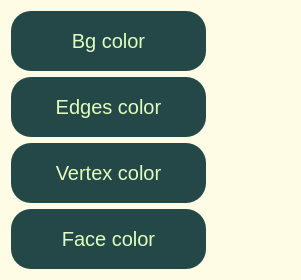
         <widget class="QGroupBox" name="gpbx_Colors">
          <property name="sizePolicy">
           <sizepolicy hsizetype="Preferred" vsizetype="Expanding">
            <horstretch>0</horstretch>
            <verstretch>0</verstretch>
           </sizepolicy>
          </property>
          <property name="minimumSize">
           <size>
            <width>301</width>
            <height>280</height>
           </size>
          </property>
          <property name="styleSheet">
           <string notr="true">QGroupBox{
background-color: rgb(255, 252, 229);
color: rgb(36, 36, 36);
font-size: 18px;
border-style: outset;
border-width:0px;
border-radius: 0px;
border-color: rgb(71, 94, 76)
}</string>
          </property>
          <property name="title">
           <string/>
          </property>
          <layout class="QVBoxLayout" name="verticalLayout_14">
           <item>
            <layout class="QVBoxLayout" name="verticalLayout_2">
             <item>
              <layout class="QHBoxLayout" name="horizontalLayout" stretch="5,2">
               <item>
                <widget class="QPushButton" name="btn_BgColor">
                 <property name="sizePolicy">
                  <sizepolicy hsizetype="Expanding" vsizetype="Expanding">
                   <horstretch>0</horstretch>
                   <verstretch>0</verstretch>
                  </sizepolicy>
                 </property>
                 <property name="minimumSize">
                  <size>
                   <width>0</width>
                   <height>30</height>
                  </size>
                 </property>
                 <property name="styleSheet">
                  <string notr="true">QPushButton{
background-color: rgb(36, 71, 71);
color: rgb(224, 255, 190);
border-radius: 20px;
font-size: 20px;
}
QPushButton:hover {
	background-color: rgb(28, 64, 68);
}

QPushButton:pressed {
	background-color: rgb(23, 58, 62);
}</string>
                 </property>
                 <property name="text">
                  <string>Bg color</string>
                 </property>
                </widget>
               </item>
               <item>
                <widget class="QLabel" name="lbl_BgColor">
                 <property name="sizePolicy">
                  <sizepolicy hsizetype="Expanding" vsizetype="Expanding">
                   <horstretch>0</horstretch>
                   <verstretch>0</verstretch>
                  </sizepolicy>
                 </property>
                 <property name="minimumSize">
                  <size>
                   <width>0</width>
                   <height>30</height>
                  </size>
                 </property>
                 <property name="styleSheet">
                  <string notr="true"/>
                 </property>
                 <property name="text">
                  <string/>
                 </property>
                </widget>
               </item>
              </layout>
             </item>
             <item>
              <layout class="QHBoxLayout" name="horizontalLayout_2" stretch="5,2">
               <item>
                <widget class="QPushButton" name="btn_EdgeColor">
                 <property name="sizePolicy">
                  <sizepolicy hsizetype="Expanding" vsizetype="Expanding">
                   <horstretch>0</horstretch>
                   <verstretch>0</verstretch>
                  </sizepolicy>
                 </property>
                 <property name="minimumSize">
                  <size>
                   <width>0</width>
                   <height>30</height>
                  </size>
                 </property>
                 <property name="styleSheet">
                  <string notr="true">QPushButton{
background-color: rgb(36, 71, 71);
color: rgb(224, 255, 190);
border-radius: 20px;
font-size: 20px;
}
QPushButton:hover {
	background-color: rgb(28, 64, 68);
}

QPushButton:pressed {
	background-color: rgb(23, 58, 62);
}</string>
                 </property>
                 <property name="text">
                  <string>Edges color</string>
                 </property>
                </widget>
               </item>
               <item>
                <widget class="QLabel" name="lbl_EdgeColor">
                 <property name="sizePolicy">
                  <sizepolicy hsizetype="Expanding" vsizetype="Expanding">
                   <horstretch>0</horstretch>
                   <verstretch>0</verstretch>
                  </sizepolicy>
                 </property>
                 <property name="minimumSize">
                  <size>
                   <width>0</width>
                   <height>30</height>
                  </size>
                 </property>
                 <property name="text">
                  <string/>
                 </property>
                </widget>
               </item>
              </layout>
             </item>
             <item>
              <layout class="QHBoxLayout" name="horizontalLayout_3" stretch="5,2">
               <item>
                <widget class="QPushButton" name="btn_VertexColor">
                 <property name="sizePolicy">
                  <sizepolicy hsizetype="Expanding" vsizetype="Expanding">
                   <horstretch>0</horstretch>
                   <verstretch>0</verstretch>
                  </sizepolicy>
                 </property>
                 <property name="minimumSize">
                  <size>
                   <width>0</width>
                   <height>30</height>
                  </size>
                 </property>
                 <property name="styleSheet">
                  <string notr="true">QPushButton{
background-color: rgb(36, 71, 71);
color: rgb(224, 255, 190);
border-radius: 20px;
font-size: 20px;
}
QPushButton:hover {
	background-color: rgb(28, 64, 68);
}

QPushButton:pressed {
	background-color: rgb(23, 58, 62);
}</string>
                 </property>
                 <property name="text">
                  <string>Vertex color</string>
                 </property>
                </widget>
               </item>
               <item>
                <widget class="QLabel" name="lbl_VertexColor">
                 <property name="sizePolicy">
                  <sizepolicy hsizetype="Expanding" vsizetype="Expanding">
                   <horstretch>0</horstretch>
                   <verstretch>0</verstretch>
                  </sizepolicy>
                 </property>
                 <property name="minimumSize">
                  <size>
                   <width>0</width>
                   <height>30</height>
                  </size>
                 </property>
                 <property name="text">
                  <string/>
                 </property>
                </widget>
               </item>
              </layout>
             </item>
             <item>
              <layout class="QHBoxLayout" name="horizontalLayout_5" stretch="5,2">
               <item>
                <widget class="QPushButton" name="btn_FaceColor">
                 <property name="sizePolicy">
                  <sizepolicy hsizetype="Expanding" vsizetype="Expanding">
                   <horstretch>0</horstretch>
                   <verstretch>0</verstretch>
                  </sizepolicy>
                 </property>
                 <property name="minimumSize">
                  <size>
                   <width>0</width>
                   <height>30</height>
                  </size>
                 </property>
                 <property name="styleSheet">
                  <string notr="true">QPushButton{
background-color: rgb(36, 71, 71);
color: rgb(224, 255, 190);
border-radius: 20px;
font-size: 20px;
}
QPushButton:hover {
	background-color: rgb(28, 64, 68);
}

QPushButton:pressed {
	background-color: rgb(23, 58, 62);
}</string>
                 </property>
                 <property name="text">
                  <string>Face color</string>
                 </property>
                </widget>
               </item>
               <item>
                <widget class="QLabel" name="lbl_FaceColor">
                 <property name="sizePolicy">
                  <sizepolicy hsizetype="Expanding" vsizetype="Expanding">
                   <horstretch>0</horstretch>
                   <verstretch>0</verstretch>
                  </sizepolicy>
                 </property>
                 <property name="minimumSize">
                  <size>
                   <width>0</width>
                   <height>30</height>
                  </size>
                 </property>
                 <property name="text">
                  <string/>
                 </property>
                </widget>
               </item>
              </layout>
             </item>
            </layout>
           </item>
          </layout>
         </widget>
